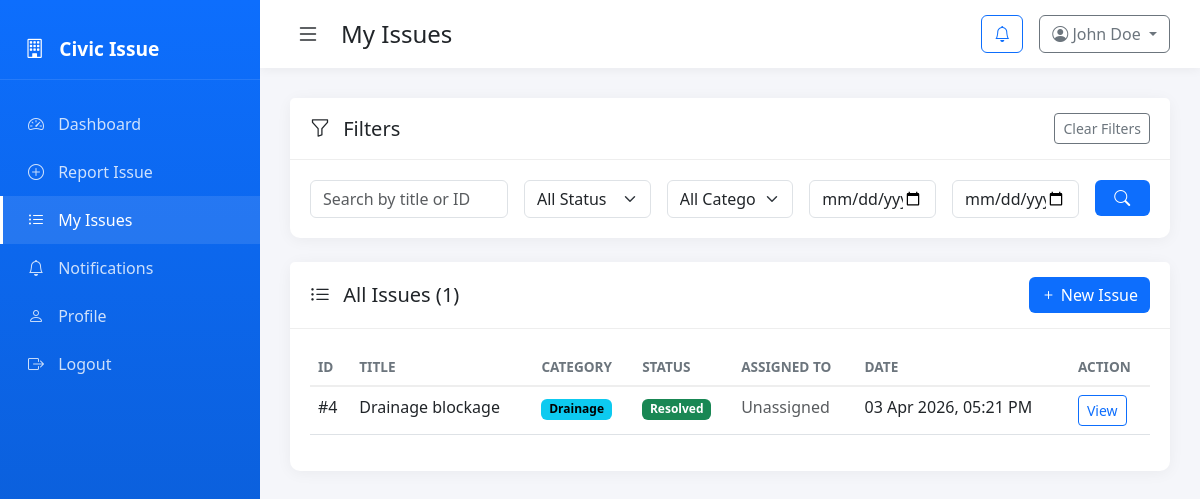
/citizen/my-issues.php (signed in), run on the app's committed database.
### tables this page shows
CREATE TABLE users (
    id INT AUTO_INCREMENT PRIMARY KEY,
    full_name VARCHAR(100) NOT NULL,
    email VARCHAR(150) NOT NULL UNIQUE,
    phone VARCHAR(20),
    password VARCHAR(255) NOT NULL,
    role ENUM('citizen', 'solver', 'admin') NOT NULL,
    address VARCHAR(255),
    city VARCHAR(100),
    profile_pic VARCHAR(255),
    is_active TINYINT(1) DEFAULT 1,
    created_at TIMESTAMP DEFAULT CURRENT_TIMESTAMP
);

CREATE TABLE issues (
    id INT AUTO_INCREMENT PRIMARY KEY,
    citizen_id INT NOT NULL,
    title VARCHAR(200) NOT NULL,
    description TEXT NOT NULL,
    category ENUM('road', 'water', 'electricity', 'sanitation', 'drainage', 'street_light', 'other') NOT NULL,
    address_line VARCHAR(255),
    village VARCHAR(100),
    taluka VARCHAR(100),
    district VARCHAR(100),
    state VARCHAR(100),
    pincode VARCHAR(10),
    latitude DECIMAL(10, 8),
    longitude DECIMAL(11, 8),
    photo_path VARCHAR(255),
    status ENUM('pending', 'assigned', 'in_progress', 'resolved', 'closed') DEFAULT 'pending',
    priority ENUM('low', 'medium', 'high', 'critical') DEFAULT 'medium',
    assigned_to INT,
    admin_notes TEXT,
    resolved_at DATETIME,
    created_at TIMESTAMP DEFAULT CURRENT_TIMESTAMP,
    updated_at TIMESTAMP DEFAULT CURRENT_TIMESTAMP ON UPDATE CURRENT_TIMESTAMP,
    FOREIGN KEY (citizen_id) REFERENCES users(id) ON DELETE CASCADE,
    FOREIGN KEY (assigned_to) REFERENCES users(id) ON DELETE SET NULL
);

### includes/functions.php (called while the page is built, shortened)
<?php
function sanitize($data) {
    return htmlspecialchars(trim($data), ENT_QUOTES, 'UTF-8');
}
function getStatusColor($status) {
    $colors = [
        'pending' => 'secondary',
        'assigned' => 'primary',
        'in_progress' => 'warning',
        'resolved' => 'success',
        'closed' => 'dark'
    ];
    return $colors[$status] ?? 'secondary';
}
function getCategoryLabel($category) {
    $labels = [
        'road' => 'Road Damage',
        'water' => 'Water Supply',
        'electricity' => 'Electricity',
        'sanitation' => 'Sanitation',
        'drainage' => 'Drainage',
        'street_light' => 'Street Light',
        'other' => 'Other'
    ];
    return $labels[$category] ?? $category;
}
function formatDate($date, $format = 'd M Y, h:i A') {
    return date($format, strtotime($date));
}
function getStatusLabel($status) {
    $labels = [
        'pending' => 'Pending',
        'assigned' => 'Assigned',
        'in_progress' => 'In Progress',
        'resolved' => 'Resolved',
        'closed' => 'Closed'
    ];
    return $labels[$status] ?? $status;
}
function getUserById($pdo, $userId) {
    $stmt = $pdo->prepare("SELECT * FROM users WHERE id = ?");
    $stmt->execute([$userId]);
    return $stmt->fetch();
}

### citizen/my-issues.php (the view, shortened to what this page needs)
<?php
require_once __DIR__ . '/../includes/db.php';
require_once __DIR__ . '/../includes/functions.php';
$userId = $_SESSION['user_id'];
$user = getUserById($pdo, $userId);
$where = "WHERE citizen_id = ?";
$params = [$userId];
$search = $_GET['search'] ?? '';
$dateFrom = $_GET['date_from'] ?? '';
$dateTo = $_GET['date_to'] ?? '';
$stmt = $pdo->prepare("SELECT * FROM issues $where ORDER BY created_at DESC");
$stmt->execute($params);
$issues = $stmt->fetchAll();
$unreadCount = getUnreadNotificationsCount($pdo, $userId);
?>
<!DOCTYPE html>
<html lang="en">
<head>
    <link href="https://cdn.jsdelivr.net/npm/bootstrap@5.3.0/dist/css/bootstrap.min.css" rel="stylesheet">
    <link href="https://cdn.jsdelivr.net/npm/bootstrap-icons@1.10.0/font/bootstrap-icons.css" rel="stylesheet">
    <link rel="stylesheet" href="../assets/css/style.css">
</head>
<body>
    <div class="sidebar">
        <div class="sidebar-header">
            <i class="bi bi-building"></i> Civic Issue
        </div>
        <nav>
            <a href="dashboard.php"><i class="bi bi-speedometer2"></i> Dashboard</a>
            <a href="report-issue.php"><i class="bi bi-plus-circle"></i> Report Issue</a>
            <a href="my-issues.php" class="active"><i class="bi bi-list-ul"></i> My Issues</a>
            <a href="notifications.php"><i class="bi bi-bell"></i> Notifications <?php if ($unreadCount > 0): ?><span class="badge"><?= $unreadCount ?></span><?php endif; ?></a>
            <a href="profile.php"><i class="bi bi-person"></i> Profile</a>
            <a href="logout.php"><i class="bi bi-box-arrow-right"></i> Logout</a>
        </nav>
    </div>
    <div class="main-content">
        <header class="top-bar">
            <button class="btn-toggle" onclick="toggleSidebar()">
                <i class="bi bi-list"></i>
            </button>
            <h4>My Issues</h4>
            <div class="ms-auto d-flex align-items-center gap-3">
                <div class="dropdown">
                    <button class="btn btn-outline-primary position-relative" data-bs-toggle="dropdown">
                        <i class="bi bi-bell"></i>
                    </button>
                </div>
                <div class="dropdown">
                    <button class="btn btn-outline-secondary dropdown-toggle" data-bs-toggle="dropdown">
                        <i class="bi bi-person-circle"></i> <?= sanitize($user['full_name']) ?>
                    </button>
                </div>
            </div>
        </header>
        <main class="content">
            <div class="card mb-4">
                <div class="card-header d-flex justify-content-between align-items-center">
                    <h5><i class="bi bi-funnel"></i> Filters</h5>
                    <a href="my-issues.php" class="btn btn-sm btn-outline-secondary">Clear Filters</a>
                </div>
                <div class="card-body">
                    <form method="GET" class="row g-3">
                        <div class="col-md-3">
                            <input type="text" name="search" class="form-control" placeholder="Search by title or ID" value="<?= sanitize($search) ?>">
                        </div>
                        <div class="col-md-2">
                            <select name="status" class="form-select">
                                <option value="">All Status</option>
                            </select>
                        </div>
                        <div class="col-md-2">
                            <select name="category" class="form-select">
                                <option value="">All Categories</option>
                            </select>
                        </div>
                        <div class="col-md-2">
                            <input type="date" name="date_from" class="form-control" value="<?= sanitize($dateFrom) ?>" placeholder="From">
                        </div>
                        <div class="col-md-2">
                            <input type="date" name="date_to" class="form-control" value="<?= sanitize($dateTo) ?>" placeholder="To">
                        </div>
                        <div class="col-md-1">
                            <button type="submit" class="btn btn-primary w-100"><i class="bi bi-search"></i></button>
                        </div>
                    </form>
                </div>
            </div>
            <div class="card">
                <div class="card-header d-flex justify-content-between align-items-center">
                    <h5><i class="bi bi-list-ul"></i> All Issues (<?= count($issues) ?>)</h5>
                    <a href="report-issue.php" class="btn btn-primary"><i class="bi bi-plus"></i> New Issue</a>
                </div>
                <div class="card-body">
                    <?php if (empty($issues)): ?>
                        <p class="text-muted text-center py-4">No issues found.</p>
                    <?php else: ?>
                        <div class="table-responsive">
                            <table class="table table-hover">
                                <thead>
                                    <tr>
                                        <th>ID</th>
                                        <th>Title</th>
                                        <th>Category</th>
                                        <th>Status</th>
                                        <th>Assigned To</th>
                                        <th>Date</th>
                                        <th>Action</th>
                                    </tr>
                                </thead>
                                <tbody>
                                    <?php foreach ($issues as $issue): ?>
                                        <?php
                                        $assignedTo = null;
                                        ?>
                                        <tr>
                                            <td>#<?= $issue['id'] ?></td>
                                            <td><?= sanitize($issue['title']) ?></td>
                                            <td><span class="badge bg-info"><?= getCategoryLabel($issue['category']) ?></span></td>
                                            <td><span class="badge bg-<?= getStatusColor($issue['status']) ?>"><?= getStatusLabel($issue['status']) ?></span></td>
                                            <td><?= $assignedTo ? sanitize($assignedTo) : '<span class="text-muted">Unassigned</span>' ?></td>
                                            <td><?= formatDate($issue['created_at']) ?></td>
                                            <td><a href="issue-detail.php?id=<?= $issue['id'] ?>" class="btn btn-sm btn-outline-primary">View</a></td>
                                        </tr>
                                    <?php endforeach; ?>
                                </tbody>
                            </table>
                        </div>
                    <?php endif; ?>
                </div>
            </div>
        </main>
    </div>
</body>
</html>

### assets/css/style.css (style rules this page uses)
:root { --primary: #0d6efd; --secondary: #6c757d; --success: #198754; --warning: #ffc107; --danger: #dc3545; --purple: #6f42c1; --light: #f8f9fa; --dark: #212529; }
body { font-family: 'Segoe UI', Tahoma, Geneva, Verdana, sans-serif; background: #f5f6fa; overflow-x: hidden; }
.sidebar { width: 260px; height: 100vh; background: linear-gradient(180deg, var(--primary) 0%, #0a58ca 100%); position: fixed; left: 0; top: 0; padding-top: 20px; transition: all 0.3s; z-index: 1000; }
.sidebar-header { padding: 15px 25px; color: white; font-size: 1.2rem; font-weight: 600; border-bottom: 1px solid rgba(255,255,255,0.1); margin-bottom: 20px; }
.sidebar-header i { margin-right: 10px; }
.sidebar nav a { display: block; padding: 12px 25px; color: rgba(255,255,255,0.8); text-decoration: none; transition: all 0.2s; border-left: 3px solid transparent; }
.sidebar nav a:hover, .sidebar nav a.active { background: rgba(255,255,255,0.1); color: white; border-left-color: white; }
.sidebar nav a i { margin-right: 10px; width: 20px; }
.main-content { margin-left: 260px; padding: 0; min-height: 100vh; transition: all 0.3s; }
.top-bar { background: white; padding: 15px 30px; display: flex; align-items: center; box-shadow: 0 2px 10px rgba(0,0,0,0.05); position: sticky; top: 0; z-index: 100; }
.top-bar h4 { margin: 0; color: var(--dark); }
.btn-toggle { background: none; border: none; font-size: 1.5rem; margin-right: 15px; cursor: pointer; color: var(--dark); }
.content { padding: 30px; }
.card { border: none; border-radius: 10px; box-shadow: 0 2px 15px rgba(0,0,0,0.05); margin-bottom: 20px; }
.card-header { background: white; border-bottom: 1px solid #eee; padding: 15px 20px; font-weight: 600; }
.card-header h5 { margin: 0; }
.card-header h5 i { margin-right: 8px; }
.card-body { padding: 20px; }
.btn-primary { background: var(--primary); border: none; }
.btn-outline-primary { color: var(--primary); border-color: var(--primary); }
.table thead th { border-bottom: 2px solid #eee; font-weight: 600; color: var(--secondary); font-size: 0.85rem; text-transform: uppercase; }
.badge.bg-success { background: #198754 !important; }
.badge.bg-info { background: #0dcaf0 !important; color: #000; }

### data on the page
users: full_name "John Doe"
issues: id "4", title "Drainage blockage", category "Drainage", status "Resolved", created_at "03 Apr 2026, 05:21 PM"

### other printed values
count($issues) "1"
